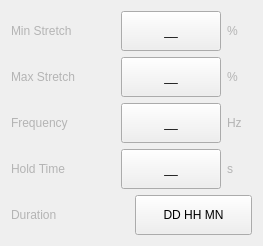
           <widget class="QWidget" name="page_4">
            <layout class="QGridLayout" name="gridLayout_10">
             <item row="0" column="0">
              <widget class="QFrame" name="frame_26">
               <property name="frameShape">
                <enum>QFrame::NoFrame</enum>
               </property>
               <property name="frameShadow">
                <enum>QFrame::Raised</enum>
               </property>
               <layout class="QHBoxLayout" name="horizontalLayout_21">
                <property name="spacing">
                 <number>6</number>
                </property>
                <property name="leftMargin">
                 <number>0</number>
                </property>
                <property name="topMargin">
                 <number>0</number>
                </property>
                <property name="rightMargin">
                 <number>0</number>
                </property>
                <property name="bottomMargin">
                 <number>0</number>
                </property>
                <item>
                 <widget class="QLabel" name="label_28">
                  <property name="styleSheet">
                   <string notr="true">color : rgb(180, 180, 180);</string>
                  </property>
                  <property name="text">
                   <string>Min Stretch</string>
                  </property>
                 </widget>
                </item>
                <item>
                 <spacer name="horizontalSpacer_9">
                  <property name="orientation">
                   <enum>Qt::Horizontal</enum>
                  </property>
                  <property name="sizeHint" stdset="0">
                   <size>
                    <width>40</width>
                    <height>20</height>
                   </size>
                  </property>
                 </spacer>
                </item>
                <item>
                 <widget class="QPushButton" name="pushButton_41">
                  <property name="sizePolicy">
                   <sizepolicy hsizetype="Expanding" vsizetype="Fixed">
                    <horstretch>0</horstretch>
                    <verstretch>0</verstretch>
                   </sizepolicy>
                  </property>
                  <property name="minimumSize">
                   <size>
                    <width>100</width>
                    <height>40</height>
                   </size>
                  </property>
                  <property name="maximumSize">
                   <size>
                    <width>100</width>
                    <height>40</height>
                   </size>
                  </property>
                  <property name="styleSheet">
                   <string notr="true"/>
                  </property>
                  <property name="text">
                   <string>__</string>
                  </property>
                  <property name="icon">
                   <iconset>
                    <normaloff>:/icons/index.png</normaloff>:/icons/index.png</iconset>
                  </property>
                  <property name="autoDefault">
                   <bool>false</bool>
                  </property>
                  <property name="default">
                   <bool>false</bool>
                  </property>
                  <property name="flat">
                   <bool>false</bool>
                  </property>
                 </widget>
                </item>
                <item>
                 <widget class="QLabel" name="label_43">
                  <property name="minimumSize">
                   <size>
                    <width>25</width>
                    <height>0</height>
                   </size>
                  </property>
                  <property name="styleSheet">
                   <string notr="true">color : rgb(180, 180, 180);</string>
                  </property>
                  <property name="text">
                   <string>%</string>
                  </property>
                 </widget>
                </item>
               </layout>
              </widget>
             </item>
             <item row="1" column="0">
              <widget class="QFrame" name="frame_25">
               <property name="frameShape">
                <enum>QFrame::NoFrame</enum>
               </property>
               <property name="frameShadow">
                <enum>QFrame::Raised</enum>
               </property>
               <layout class="QHBoxLayout" name="horizontalLayout_20">
                <property name="spacing">
                 <number>6</number>
                </property>
                <property name="leftMargin">
                 <number>0</number>
                </property>
                <property name="topMargin">
                 <number>0</number>
                </property>
                <property name="rightMargin">
                 <number>0</number>
                </property>
                <property name="bottomMargin">
                 <number>0</number>
                </property>
                <item>
                 <widget class="QLabel" name="label_27">
                  <property name="styleSheet">
                   <string notr="true">color : rgb(180, 180, 180);</string>
                  </property>
                  <property name="text">
                   <string>Max Stretch</string>
                  </property>
                 </widget>
                </item>
                <item>
                 <spacer name="horizontalSpacer_10">
                  <property name="orientation">
                   <enum>Qt::Horizontal</enum>
                  </property>
                  <property name="sizeHint" stdset="0">
                   <size>
                    <width>40</width>
                    <height>20</height>
                   </size>
                  </property>
                 </spacer>
                </item>
                <item>
                 <widget class="QPushButton" name="pushButton_42">
                  <property name="sizePolicy">
                   <sizepolicy hsizetype="Expanding" vsizetype="Fixed">
                    <horstretch>0</horstretch>
                    <verstretch>0</verstretch>
                   </sizepolicy>
                  </property>
                  <property name="minimumSize">
                   <size>
                    <width>100</width>
                    <height>40</height>
                   </size>
                  </property>
                  <property name="maximumSize">
                   <size>
                    <width>100</width>
                    <height>40</height>
                   </size>
                  </property>
                  <property name="styleSheet">
                   <string notr="true"/>
                  </property>
                  <property name="text">
                   <string>__</string>
                  </property>
                  <property name="icon">
                   <iconset>
                    <normaloff>:/icons/index.png</normaloff>:/icons/index.png</iconset>
                  </property>
                  <property name="autoDefault">
                   <bool>false</bool>
                  </property>
                  <property name="default">
                   <bool>false</bool>
                  </property>
                  <property name="flat">
                   <bool>false</bool>
                  </property>
                 </widget>
                </item>
                <item>
                 <widget class="QLabel" name="label_81">
                  <property name="minimumSize">
                   <size>
                    <width>25</width>
                    <height>0</height>
                   </size>
                  </property>
                  <property name="styleSheet">
                   <string notr="true">color : rgb(180, 180, 180);</string>
                  </property>
                  <property name="text">
                   <string>%</string>
                  </property>
                 </widget>
                </item>
               </layout>
              </widget>
             </item>
             <item row="2" column="0">
              <widget class="QFrame" name="frame_22">
               <property name="frameShape">
                <enum>QFrame::NoFrame</enum>
               </property>
               <property name="frameShadow">
                <enum>QFrame::Raised</enum>
               </property>
               <layout class="QHBoxLayout" name="horizontalLayout_17">
                <property name="spacing">
                 <number>6</number>
                </property>
                <property name="leftMargin">
                 <number>0</number>
                </property>
                <property name="topMargin">
                 <number>0</number>
                </property>
                <property name="rightMargin">
                 <number>0</number>
                </property>
                <property name="bottomMargin">
                 <number>0</number>
                </property>
                <item>
                 <widget class="QLabel" name="label_24">
                  <property name="styleSheet">
                   <string notr="true">color : rgb(180, 180, 180);</string>
                  </property>
                  <property name="text">
                   <string>Frequency</string>
                  </property>
                 </widget>
                </item>
                <item>
                 <spacer name="horizontalSpacer_11">
                  <property name="orientation">
                   <enum>Qt::Horizontal</enum>
                  </property>
                  <property name="sizeHint" stdset="0">
                   <size>
                    <width>40</width>
                    <height>20</height>
                   </size>
                  </property>
                 </spacer>
                </item>
                <item>
                 <widget class="QPushButton" name="pushButton_43">
                  <property name="sizePolicy">
                   <sizepolicy hsizetype="Expanding" vsizetype="Fixed">
                    <horstretch>0</horstretch>
                    <verstretch>0</verstretch>
                   </sizepolicy>
                  </property>
                  <property name="minimumSize">
                   <size>
                    <width>100</width>
                    <height>40</height>
                   </size>
                  </property>
                  <property name="maximumSize">
                   <size>
                    <width>100</width>
                    <height>40</height>
                   </size>
                  </property>
                  <property name="styleSheet">
                   <string notr="true"/>
                  </property>
                  <property name="text">
                   <string>__</string>
                  </property>
                  <property name="icon">
                   <iconset>
                    <normaloff>:/icons/index.png</normaloff>:/icons/index.png</iconset>
                  </property>
                  <property name="autoDefault">
                   <bool>false</bool>
                  </property>
                  <property name="default">
                   <bool>false</bool>
                  </property>
                  <property name="flat">
                   <bool>false</bool>
                  </property>
                 </widget>
                </item>
                <item>
                 <widget class="QLabel" name="label_82">
                  <property name="minimumSize">
                   <size>
                    <width>25</width>
                    <height>0</height>
                   </size>
                  </property>
                  <property name="styleSheet">
                   <string notr="true">color : rgb(180, 180, 180);</string>
                  </property>
                  <property name="text">
                   <string>Hz</string>
                  </property>
                 </widget>
                </item>
               </layout>
              </widget>
             </item>
             <item row="3" column="0">
              <widget class="QFrame" name="frame_23">
               <property name="frameShape">
                <enum>QFrame::NoFrame</enum>
               </property>
               <property name="frameShadow">
                <enum>QFrame::Raised</enum>
               </property>
               <layout class="QHBoxLayout" name="horizontalLayout_18">
                <property name="spacing">
                 <number>6</number>
                </property>
                <property name="leftMargin">
                 <number>0</number>
                </property>
                <property name="topMargin">
                 <number>0</number>
                </property>
                <property name="rightMargin">
                 <number>0</number>
                </property>
                <property name="bottomMargin">
                 <number>0</number>
                </property>
                <item>
                 <widget class="QLabel" name="label_25">
                  <property name="styleSheet">
                   <string notr="true">color : rgb(180, 180, 180);</string>
                  </property>
                  <property name="text">
                   <string>Hold Time</string>
                  </property>
                 </widget>
                </item>
                <item>
                 <spacer name="horizontalSpacer_12">
                  <property name="orientation">
                   <enum>Qt::Horizontal</enum>
                  </property>
                  <property name="sizeHint" stdset="0">
                   <size>
                    <width>40</width>
                    <height>20</height>
                   </size>
                  </property>
                 </spacer>
                </item>
                <item>
                 <widget class="QPushButton" name="pushButton_44">
                  <property name="sizePolicy">
                   <sizepolicy hsizetype="Expanding" vsizetype="Fixed">
                    <horstretch>0</horstretch>
                    <verstretch>0</verstretch>
                   </sizepolicy>
                  </property>
                  <property name="minimumSize">
                   <size>
                    <width>100</width>
                    <height>40</height>
                   </size>
                  </property>
                  <property name="maximumSize">
                   <size>
                    <width>100</width>
                    <height>40</height>
                   </size>
                  </property>
                  <property name="styleSheet">
                   <string notr="true"/>
                  </property>
                  <property name="text">
                   <string>__</string>
                  </property>
                  <property name="icon">
                   <iconset>
                    <normaloff>:/icons/index.png</normaloff>:/icons/index.png</iconset>
                  </property>
                  <property name="autoDefault">
                   <bool>false</bool>
                  </property>
                  <property name="default">
                   <bool>false</bool>
                  </property>
                  <property name="flat">
                   <bool>false</bool>
                  </property>
                 </widget>
                </item>
                <item>
                 <widget class="QLabel" name="label_83">
                  <property name="minimumSize">
                   <size>
                    <width>25</width>
                    <height>0</height>
                   </size>
                  </property>
                  <property name="styleSheet">
                   <string notr="true">color : rgb(180, 180, 180);</string>
                  </property>
                  <property name="text">
                   <string>s</string>
                  </property>
                 </widget>
                </item>
               </layout>
              </widget>
             </item>
             <item row="4" column="0">
              <widget class="QFrame" name="frame_24">
               <property name="frameShape">
                <enum>QFrame::NoFrame</enum>
               </property>
               <property name="frameShadow">
                <enum>QFrame::Raised</enum>
               </property>
               <layout class="QHBoxLayout" name="horizontalLayout_19">
                <property name="spacing">
                 <number>6</number>
                </property>
                <property name="leftMargin">
                 <number>0</number>
                </property>
                <property name="topMargin">
                 <number>0</number>
                </property>
                <property name="rightMargin">
                 <number>0</number>
                </property>
                <property name="bottomMargin">
                 <number>0</number>
                </property>
                <item>
                 <widget class="QLabel" name="label_26">
                  <property name="styleSheet">
                   <string notr="true">color : rgb(180, 180, 180);</string>
                  </property>
                  <property name="text">
                   <string>Duration</string>
                  </property>
                 </widget>
                </item>
                <item>
                 <widget class="QPushButton" name="pushButton_45">
                  <property name="minimumSize">
                   <size>
                    <width>0</width>
                    <height>40</height>
                   </size>
                  </property>
                  <property name="maximumSize">
                   <size>
                    <width>999</width>
                    <height>40</height>
                   </size>
                  </property>
                  <property name="styleSheet">
                   <string notr="true"/>
                  </property>
                  <property name="text">
                   <string>DD HH MN</string>
                  </property>
                  <property name="icon">
                   <iconset>
                    <normaloff>:/icons/index.png</normaloff>:/icons/index.png</iconset>
                  </property>
                  <property name="autoDefault">
                   <bool>false</bool>
                  </property>
                  <property name="default">
                   <bool>false</bool>
                  </property>
                  <property name="flat">
                   <bool>false</bool>
                  </property>
                 </widget>
                </item>
               </layout>
              </widget>
             </item>
            </layout>
           </widget>
